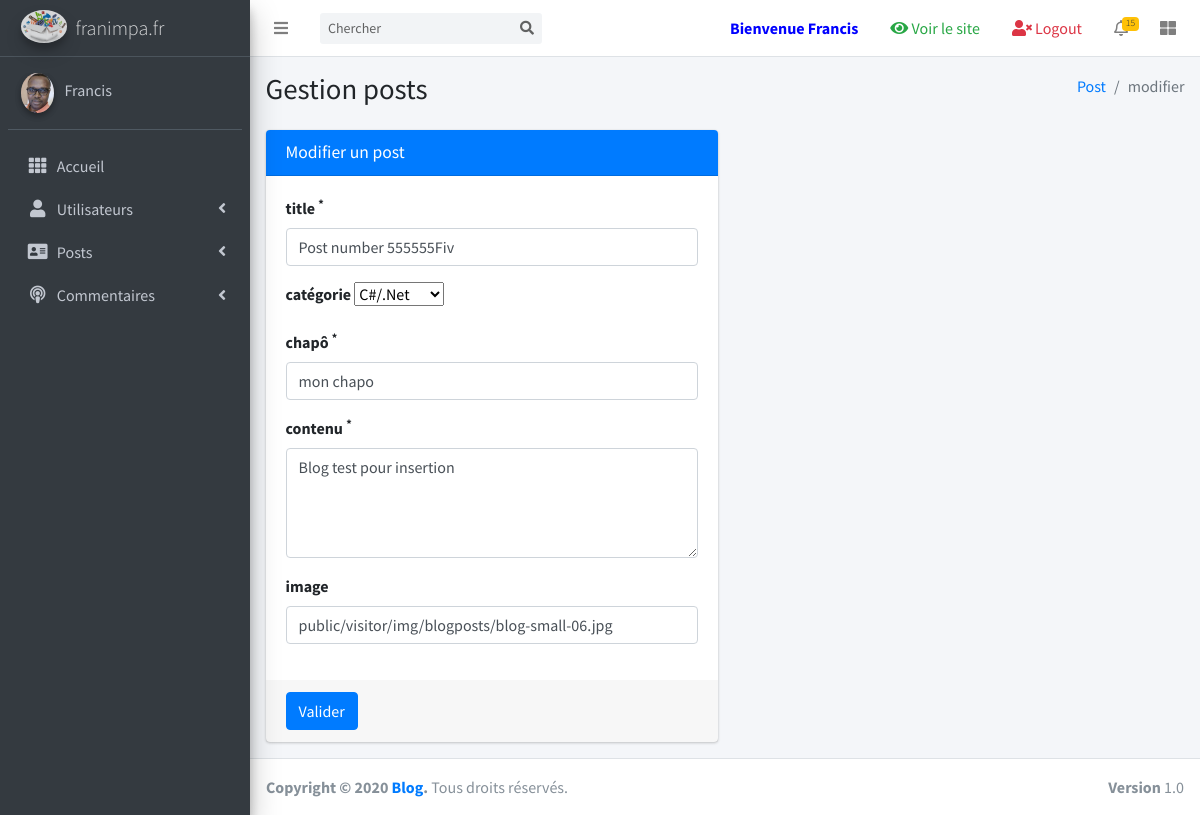
The page /posts/edit/6 (signed in) on the database as committed earlier.
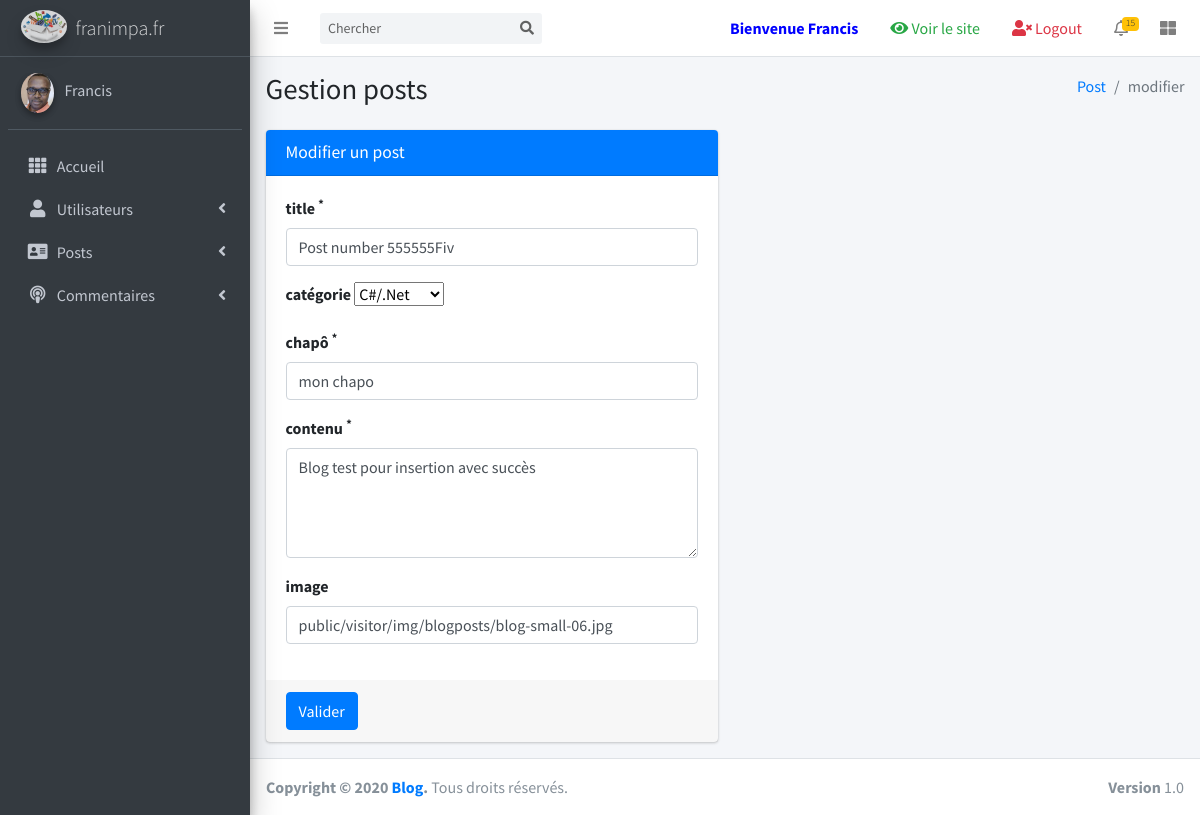
The same page on the database as committed later.
### tables this page shows
CREATE TABLE `posts` (
  `id` int(11) NOT NULL,
  `title` varchar(250) NOT NULL,
  `category` varchar(100) NOT NULL,
  `chapo` text NOT NULL,
  `content` text NOT NULL,
  `authorId` int(11) NOT NULL,
  `updatedAt` datetime NOT NULL DEFAULT CURRENT_TIMESTAMP,
  `postImage` varchar(250) NOT NULL,
  `status` varchar(50) NOT NULL DEFAULT 'attente'
);

### core/Router.php (called while the page is built, shortened)
<?php
require_once 'Validator.php';
require_once($_ENV['APPROOT_REQUIRE'].'core/Controller.php');
$request = new HttpRequest();
if (!$request->getKeyExists('uc')) {
    $url[0] = "home";
} else {
    $url = explode('/',filter_var($request->getGet('uc'),FILTER_SANITIZE_URL));
}
try {
    $controller = new $controller();
    $action = $url[1] ?? "index";
    $controller->$action();
} catch(Exception $e) {
    header('Location: '. $_ENV['URL_PATH'].'home/page404');
}

### index.php (called while the page is built)
<?php
require_once 'core/Router.php';

### core/Validator.php (called while the page is built, shortened)
<?php
class Validator
{
    public static function escapingData($value)
    {
        $data = trim($value);
        $data = htmlspecialchars($data);
        return $data;
    }
}

### models/PostManager.php (called while the page is built, shortened)
<?php
class PostManager extends Model
{
    public function findById($id)
    {
        $pdo = $this->getPdo();
        $this->pdoStmt = $pdo->prepare('SELECT * FROM posts WHERE id = :id');
        $this->pdoStmt->bindValue(':id', $id, PDO::PARAM_INT);
        $isExecuteOk = $this->pdoStmt->execute();
        if ($isExecuteOk) {
            $post = $this->pdoStmt->fetchObject('Post');
            return $post;
        } else {
            return null;
        }
    }
}

### views/admin/editPostView.php (the view, shortened to what this page needs)
  <div class="content-wrapper">
    <section class="content-header">
      <div class="container-fluid">
        <div class="row mb-2">
          <div class="col-sm-6">
            <h1>Gestion posts</h1>
          </div>
          <div class="col-sm-6">
            <ol class="breadcrumb float-sm-right">
              <li class="breadcrumb-item"><a href="#">Post</a></li>
              <li class="breadcrumb-item active">modifier</li>
            </ol>
          </div>
        </div>
      </div>
    </section>
    <section class="content">
      <div class="container-fluid ">
        <div class="row">
          <div class="col-md-6">
            <div class="card card-primary">
              <div class="card-header">
                <h3 class="card-title">Modifier un post</h3>
              </div>
              <form role="form" action="<?=Validator::escapingData($this->env['URL_PATH'])?>posts/edit/<?=Validator::escapingData($data['id']);?>" method="post">
                <div class="card-body">
                  <div class="form-group">
                    <label for="title">title <sup>*</sup></label>
                    <input type="text" id="title" name="title" class="form-control <?=(!empty($data['title_error'])) ? 'is-invalid' : ''; ?>" value="<?=Validator::escapingData($data['title']);?>" placeholder="Titre">
                  </div>
                  <div class="form-group">
                    <label for="category">catégorie</label>
                      <select name="category" id="category">
                        <option value="<?=Validator::escapingData($data['category']);?>"><?=Validator::escapingData($data['category']);?></option>
                      </select>
                  </div>
                  <div class="form-group">
                    <label for="chapo">chapô <sup>*</sup></label>
                    <input type="text" id="chapo" name="chapo" class="form-control <?=(!empty($data['chapo_error'])) ? 'is-invalid' : ''; ?>" value="<?=Validator::escapingData($data['chapo']);?>" placeholder="Chapô">
                  </div>
                  <div class="form-group">
                    <label for="content">contenu <sup>*</sup></label>
                    <textarea id="content" name="content" rows=4 class="form-control <?=(!empty($data['content_error'])) ? 'is-invalid' : ''; ?>" placeholder="Contenu"><?=Validator::escapingData($data['content']);?></textarea>
                  </div>
                  <div class="form-group">
                    <label for="postImage">image</label>
                    <input type="text" id="postImage" name="postImage" class="form-control <?=(!empty($data['postImage_error'])) ? 'is-invalid' : ''; ?>" value="<?=Validator::escapingData($data['postImage']);?>" placeholder="Image">
                  </div>
                </div>
                <div class="card-footer">
                  <button type="submit" class="btn btn-primary">Valider</button>
                </div>
              </form>
            </div>
          </div>
        </div>
      </div>
    </section>
  </div>
<?php require_once 'admin_template.php'; ?>

Rows that differ between the two databases and show on the page:
changed posts "Post number 555555Fiv": content "Blog test pour insertion" → "Blog test pour insertion avec succès"
